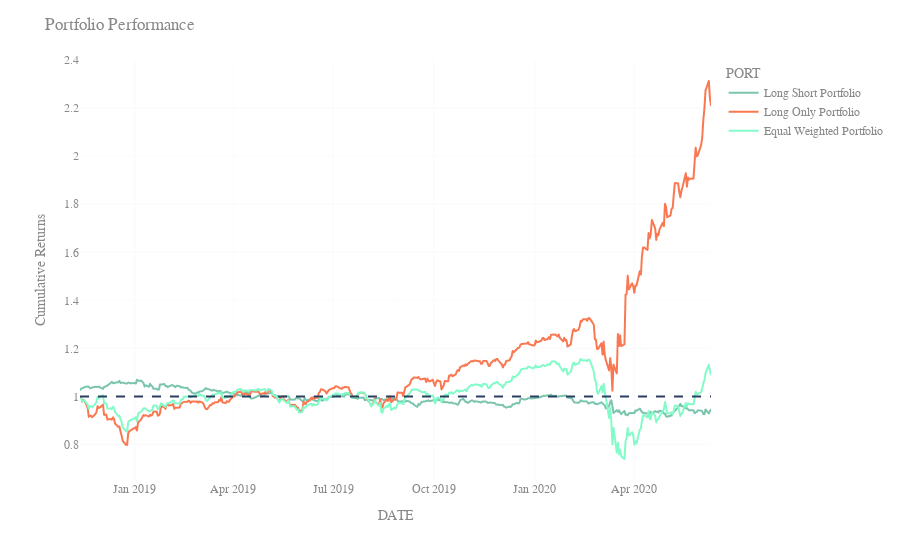

Write notebook code for a chart like this one.
### Code cell
nn_model_backtest.display_results()

### Figure 1 — Plotly figure (JSON) as saved in the notebook; plotly's stock layout.template omitted (floating-point values rounded to 4 significant figures; data arrays with more than 128 entries replaced by an {"elided": "..."} marker saying what was removed)
{"data": [{"hovertemplate": "PORT=Long Short Portfolio<br>DATE=%{x}<br>CUM_RTN=%{y}<extra></extra>", "legendgroup": "Long Short Portfolio", "line": {"color": "#7bc5af", "dash": "solid"}, "marker": {"symbol": "circle"}, "mode": "lines", "name": "Long Short Portfolio", "showlegend": true, "type": "scattergl", "x": {"elided": "413 str values"}, "xaxis": "x", "y": {"elided": "413 float values"}, "yaxis": "y"}, {"hovertemplate": "PORT=Long Only Portfolio<br>DATE=%{x}<br>CUM_RTN=%{y}<extra></extra>", "legendgroup": "Long Only Portfolio", "line": {"color": "#fa7851", "dash": "solid"}, "marker": {"symbol": "circle"}, "mode": "lines", "name": "Long Only Portfolio", "showlegend": true, "type": "scattergl", "x": {"elided": "413 str values"}, "xaxis": "x", "y": {"elided": "413 float values"}, "yaxis": "y"}, {"hovertemplate": "PORT=Equal Weighted Portfolio<br>DATE=%{x}<br>CUM_RTN=%{y}<extra></extra>", "legendgroup": "Equal Weighted Portfolio", "line": {"color": "#83fbc8", "dash": "solid"}, "marker": {"symbol": "circle"}, "mode": "lines", "name": "Equal Weighted Portfolio", "showlegend": true, "type": "scattergl", "x": {"elided": "413 str values"}, "xaxis": "x", "y": {"elided": "413 float values"}, "yaxis": "y"}], "layout": {"hovermode": "x unified", "legend": {"title": {"text": "PORT"}, "tracegroupgap": 0}, "margin": {"t": 60}, "shapes": [{"line": {"dash": "dash"}, "type": "line", "x0": 0, "x1": 1, "xref": "x domain", "y0": 1, "y1": 1, "yref": "y"}], "title": {"text": "Portfolio Performance <br><sup></sup>"}, "xaxis": {"anchor": "y", "domain": [0, 1], "title": {"text": "DATE"}}, "yaxis": {"anchor": "x", "domain": [0, 1], "title": {"text": "Cumulative Returns"}}}}
